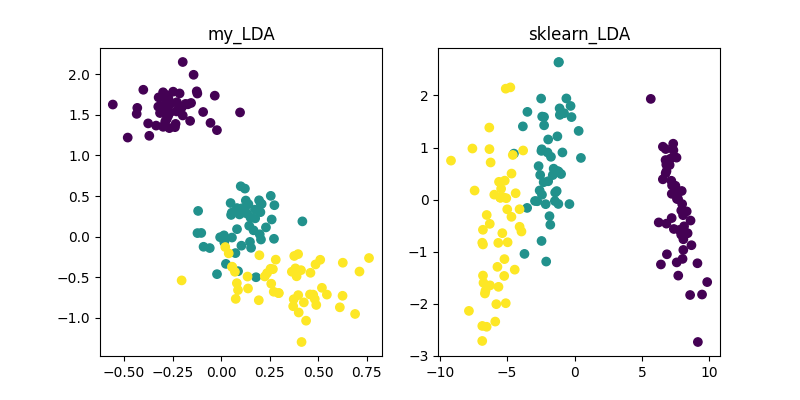

Generate this figure with Python:
import numpy as np
from sklearn.discriminant_analysis import LinearDiscriminantAnalysis
from sklearn.datasets import load_iris
import matplotlib.pyplot as plt


def lda(data, target, n_dim):
    '''
    :param data: (n_samples, n_features)
    :param target: data class
    :param n_dim: target dimension
    :return: (n_samples, n_dims)
    '''

    clusters = np.unique(target)

    if n_dim > len(clusters)-1:
        print("K is too much")
        print("please input again")
        exit(0)

    # within_class scatter matrix
    Sw = np.zeros((data.shape[1],data.shape[1]))
    for i in clusters:
        datai = data[target == i]
        datai = datai - datai.mean(0)
        Swi = datai.T @ datai
        Sw += Swi

    # between_class scatter matrix
    SB = np.zeros((data.shape[1],data.shape[1]))
    u = data.mean(0)  #所有样本的平均值
    for i in clusters:
        Ni = data[target == i].shape[0]
        ui = data[target == i].mean(0)  #某个类别的平均值
        SBi = Ni * ((ui - u).T @ (ui - u))
        # SBi = Ni * np.asmatrix(ui - u).T * np.asmatrix(ui - u)  # np.asmatrix()已过时，不推荐使用
        SB += SBi

    S = np.linalg.inv(Sw) @ SB
    eigVals,eigVects = np.linalg.eig(S)  # 求特征值，特征向量
    eigValInd = np.argsort(eigVals)
    eigValInd = eigValInd[:(-n_dim-1):-1]
    w = eigVects[:,eigValInd]
    data_ndim = np.dot(data, w)

    return data_ndim

if __name__ == '__main__':
    iris = load_iris()
    X = iris.data
    Y = iris.target
    data_1 = lda(X, Y, 2)

    data_2 = LinearDiscriminantAnalysis(n_components=2).fit_transform(X, Y)


    plt.figure(figsize=(8,4))
    plt.subplot(121)
    plt.title("my_LDA")
    plt.scatter(data_1[:, 0], data_1[:, 1], c = Y)

    plt.subplot(122)
    plt.title("sklearn_LDA")
    plt.scatter(data_2[:, 0], data_2[:, 1], c = Y)
    # plt.savefig("LDA.png")
    plt.show()
